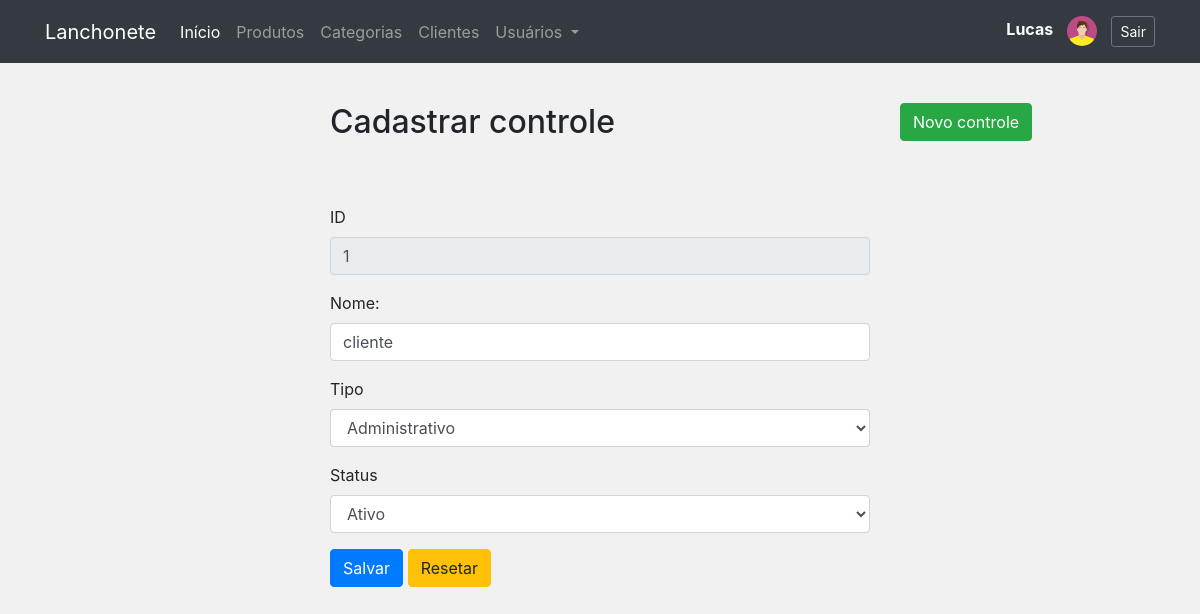
/form_controle.php?id=1 (signed in), run on the app's committed database.
### tables this page shows
CREATE TABLE `controles` (
  `id` int NOT NULL AUTO_INCREMENT,
  `nome` varchar(50) NOT NULL,
  `status` char(1) NOT NULL DEFAULT '1',
  `tipo` enum('Administrativo','Front') DEFAULT 'Administrativo',
  PRIMARY KEY (`id`)
);

### classes/Conexao.php (called while the page is built, shortened)
<?php
class Conexao
{
	private $host;
	private $user;
	private $password;
	public function __construct() {
		$this->host = 'mysql:host=localhost;dbname=lanchonete_api';
		$this->user = 'root';
		$this->password = 'root';
	}
    public function conectar() {
    	try {
			$conn = new PDO(
							$this->host,
							$this->user,
							$this->password
						);
			return $conn;
		} catch (PDOException $e) {
			echo 'Erro na conexao. Erro reportado: ' . $e->getMessage();
			exit;
		}
    }
}

### classes/ControleDAO.php (called while the page is built, shortened)
<?php
require_once 'Model.php';
class ControleDAO extends Model
{
    public function __construct()
    {
        $this->tabela = 'controles';
        $this->class = 'Controle';
    }
}

### classes/Model.php (called while the page is built, shortened)
<?php
require 'Conexao.php';
class Model
{
	protected $tabela;
	protected $class;
	protected $db;
	public function __construct()
	{
		$conexao = new Conexao();
		$this->db = $conexao->conectar();
	}
    public function get($id)
    {
    	$sql = "SELECT * FROM {$this->tabela} WHERE id = {$id}";
    	$stmt = $this->db->prepare($sql);
    	$stmt->setFetchMode(PDO::FETCH_CLASS, $this->class);
    	$stmt->execute();
    	return $stmt->fetch();
    }
}

### classes/Controle.php (called while the page is built, shortened)
<?php
class Controle
{
	private $id;
	private $nome;
	private $status;
	private $tipo;
    public function getId()
    {
        return $this->id;
    }
    public function getNome()
    {
        return $this->nome;
    }
    public function getStatus()
    {
        return $this->status;
    }
    public function getTipo()
    {
        return $this->tipo;
    }
}

### form_controle.php (the view, shortened to what this page needs)
<?php include './layout/header.php'; ?>
<?php include './layout/menu.php'; ?>
<?php
	require 'classes/Controle.php';
	require 'classes/ControleDAO.php';
	$controle = new Controle();
	if(isset($_GET['id']) && $_GET['id'] != '') {
		$id = $_GET['id'];
		$controleDAO = new ControleDAO();
		$controle = $controleDAO->get($id);
	}
?>
<div class="row" style="margin-top:40px">
	<div class="col-6 offset-3">
		<h2>Cadastrar controle</h2>
	</div>
	<div class="col-2">
		<a href="form_controle.php" class="btn btn-success">Novo controle</a>
	</div>
</div>
<div class="row">
	<div class="col-6 offset-3">
		<p>&nbsp;</p>
		<form action="controle_controle.php?acao=<?= ( $controle->getId() != '' ? 'editar' : 'cadastrar' )?>" method="post">
			<div class="form-group">
				<label for="id">ID</label>
				<input type="text" class="form-control" name="id" id="id" value="<?=($controle->getId() != '' ? $controle->getId() : '')?>" readonly>
			</div>
			<div class="form-group">
				<label for="nome">Nome:</label>
				<input type="text" class="form-control" name="nome" id="nome" required value="<?= ($controle->getNome() != '' ? $controle->getNome() : '') ?>" >
			</div>
			<div class="form-group">
				<label for="tipo">Tipo</label>
				<select name="tipo" class="form-control">
					<option value="Administrativo" <?= ($controle->getTipo() == 'Administrativo' ? 'selected' : '') ?>>Administrativo</option>
				</select>
			</div>
			<div class="form-group">
				<label for="status">Status</label>
				<select name="status" class="form-control">
					<option value="1" <?= ($controle->getStatus() == 1 ? 'selected' : '') ?>>Ativo</option>
				</select>
			</div>
			<div class="form-group">
				<button type="submit" class="btn btn-primary">Salvar</button>
				<button type="reset" class="btn btn-warning">Resetar</button>
			</div>
		</form>
	</div>
</div>
<?php include './layout/footer.php'; ?>

### assets/css/estilo.css (style rules this page uses)
body { background: #f1f1f1; }
.row { margin-bottom: 15px; }

### data on the page
controles: id "1", nome "cliente", tipo "Administrativo", status "Ativo"

### other printed values
$_SESSION['nome'] "Lucas"
